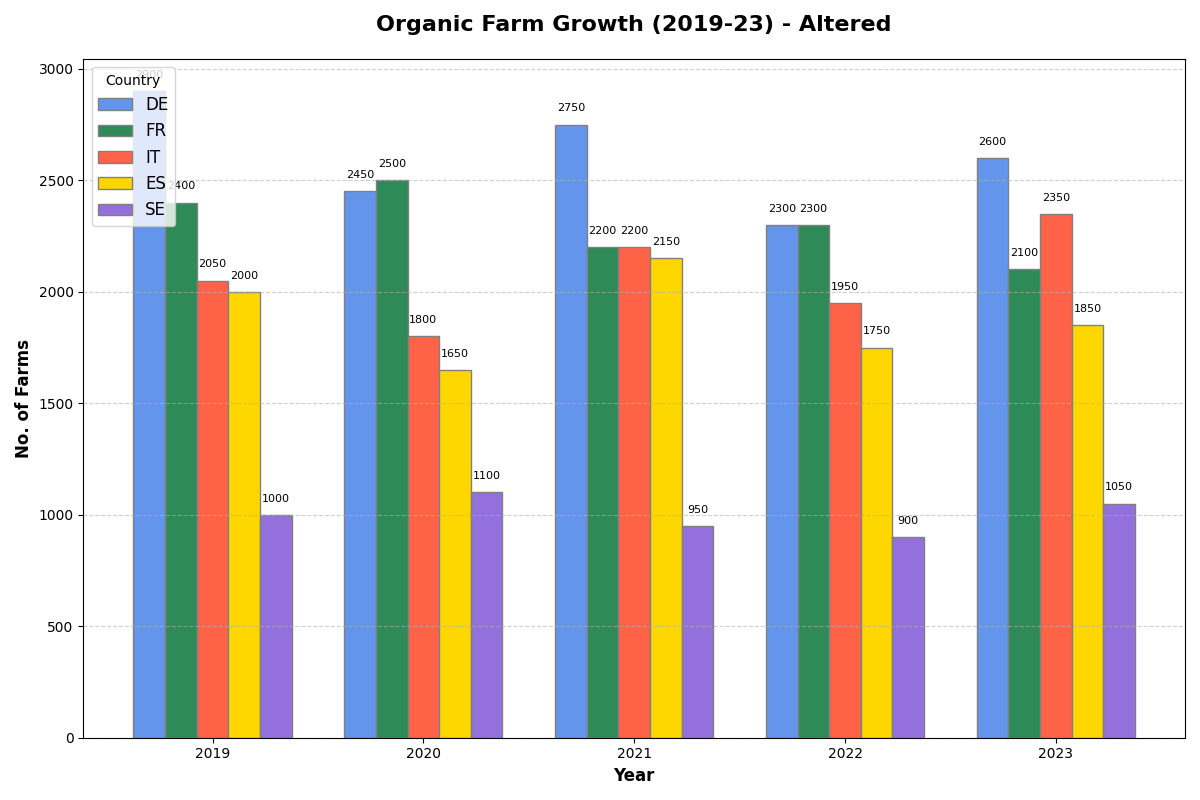

Recreate this plot in Python.
import matplotlib.pyplot as plt
import numpy as np

countries = ['DE', 'FR', 'IT', 'ES', 'SE']
years = np.array([2019, 2020, 2021, 2022, 2023])

# Manually shuffled data points within each country's data
germany_farms = np.array([2900, 2450, 2750, 2300, 2600])
france_farms = np.array([2400, 2500, 2200, 2300, 2100])
italy_farms = np.array([2050, 1800, 2200, 1950, 2350])
spain_farms = np.array([2000, 1650, 2150, 1750, 1850])
sweden_farms = np.array([1000, 1100, 950, 900, 1050])

bar_width = 0.15
positions = np.arange(len(years))
fig, ax = plt.subplots(figsize=(12, 8))

ax.bar(positions, germany_farms, width=bar_width, color='cornflowerblue', edgecolor='grey', label='DE')
ax.bar(positions + bar_width, france_farms, width=bar_width, color='seagreen', edgecolor='grey', label='FR')
ax.bar(positions + 2 * bar_width, italy_farms, width=bar_width, color='tomato', edgecolor='grey', label='IT')
ax.bar(positions + 3 * bar_width, spain_farms, width=bar_width, color='gold', edgecolor='grey', label='ES')
ax.bar(positions + 4 * bar_width, sweden_farms, width=bar_width, color='mediumpurple', edgecolor='grey', label='SE')

for i in range(len(years)):
    ax.text(i, germany_farms[i] + 50, f'{germany_farms[i]}', ha='center', va='bottom', color='black', fontsize=8)
    ax.text(i + bar_width, france_farms[i] + 50, f'{france_farms[i]}', ha='center', va='bottom', color='black', fontsize=8)
    ax.text(i + 2 * bar_width, italy_farms[i] + 50, f'{italy_farms[i]}', ha='center', va='bottom', color='black', fontsize=8)
    ax.text(i + 3 * bar_width, spain_farms[i] + 50, f'{spain_farms[i]}', ha='center', va='bottom', color='black', fontsize=8)
    ax.text(i + 4 * bar_width, sweden_farms[i] + 50, f'{sweden_farms[i]}', ha='center', va='bottom', color='black', fontsize=8)

ax.set_xlabel('Year', fontsize=12, fontweight='bold')
ax.set_ylabel('No. of Farms', fontsize=12, fontweight='bold')
ax.set_title('Organic Farm Growth (2019-23) - Altered', fontsize=16, fontweight='bold', pad=20)
ax.set_xticks(positions + 2 * bar_width)
ax.set_xticklabels(years)
ax.legend(loc='upper left', fontsize=12, title='Country')
ax.grid(axis='y', linestyle='--', alpha=0.6)
plt.tight_layout()
plt.show()
